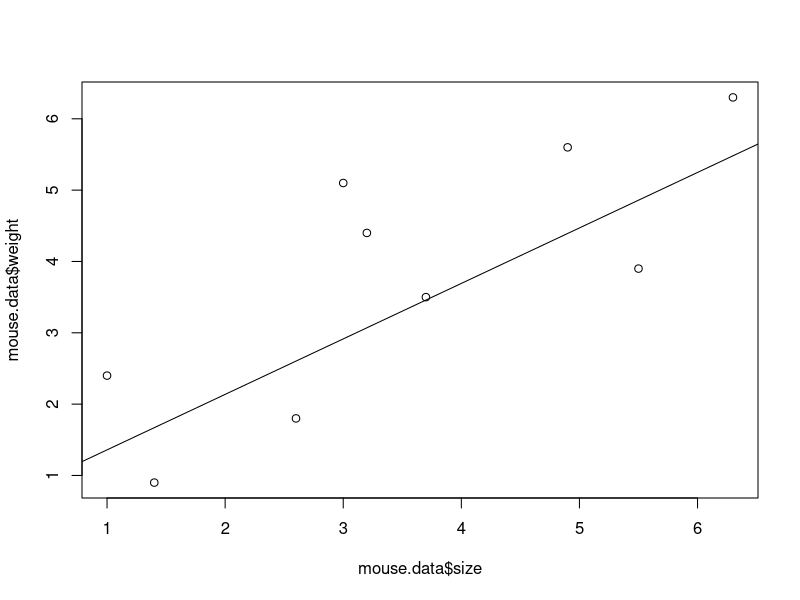
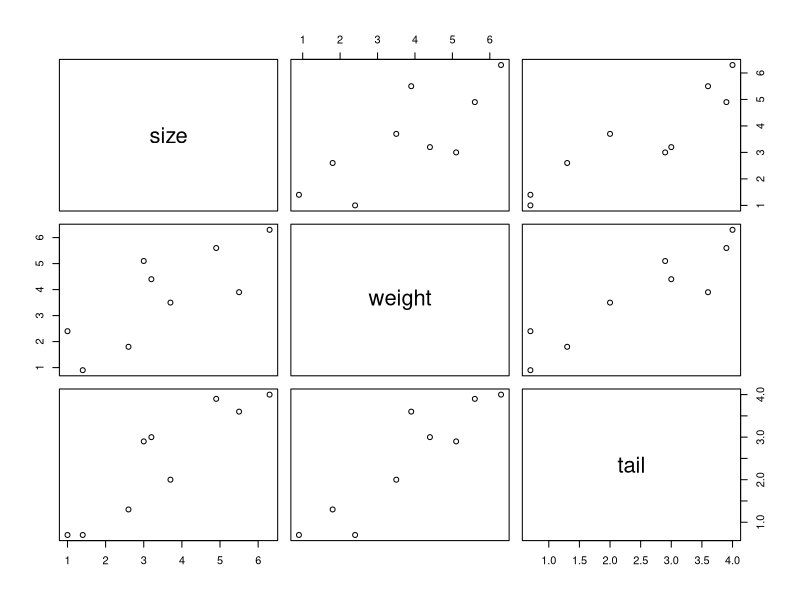

Write the R code that produced these figures, in order.
mouse.data <- data.frame(
  size = c(1.4, 2.6, 1.0, 3.7, 5.5, 3.2, 3.0, 4.9, 6.3),
  weight = c(0.9, 1.8, 2.4, 3.5, 3.9, 4.4, 5.1, 5.6, 6.3),
  tail = c(0.7, 1.3, 0.7, 2.0, 3.6, 3.0, 2.9, 3.9, 4.0))

mouse.data

plot(x=mouse.data$size,y=mouse.data$weight,type="p")

simple.regression<-lm(size~weight,data=mouse.data)
abline(simple.regression)
summary(simple.regression)


plot(mouse.data)
multiple.regression<-lm(data=mouse.data,size~weight+tail)
summary(multiple.regression)
